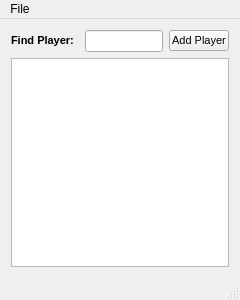
<?xml version="1.0" encoding="UTF-8"?>
<ui version="4.0">
 <class>MainWindow</class>
 <widget class="QMainWindow" name="MainWindow">
  <property name="geometry">
   <rect>
    <x>0</x>
    <y>0</y>
    <width>240</width>
    <height>300</height>
   </rect>
  </property>
  <property name="sizePolicy">
   <sizepolicy hsizetype="MinimumExpanding" vsizetype="MinimumExpanding">
    <horstretch>0</horstretch>
    <verstretch>0</verstretch>
   </sizepolicy>
  </property>
  <property name="minimumSize">
   <size>
    <width>240</width>
    <height>300</height>
   </size>
  </property>
  <property name="baseSize">
   <size>
    <width>240</width>
    <height>300</height>
   </size>
  </property>
  <property name="windowTitle">
   <string>FTP Notes</string>
  </property>
  <widget class="QWidget" name="centralWidget">
   <property name="enabled">
    <bool>true</bool>
   </property>
   <property name="sizePolicy">
    <sizepolicy hsizetype="MinimumExpanding" vsizetype="MinimumExpanding">
     <horstretch>0</horstretch>
     <verstretch>0</verstretch>
    </sizepolicy>
   </property>
   <layout class="QVBoxLayout" name="verticalLayout_2">
    <item>
     <layout class="QVBoxLayout" name="verticalLayout">
      <item>
       <layout class="QHBoxLayout" name="horizontalLayout">
        <item>
         <widget class="QLabel" name="label">
          <property name="sizePolicy">
           <sizepolicy hsizetype="Fixed" vsizetype="Fixed">
            <horstretch>0</horstretch>
            <verstretch>0</verstretch>
           </sizepolicy>
          </property>
          <property name="minimumSize">
           <size>
            <width>68</width>
            <height>0</height>
           </size>
          </property>
          <property name="maximumSize">
           <size>
            <width>68</width>
            <height>16777215</height>
           </size>
          </property>
          <property name="font">
           <font>
            <pointsize>8</pointsize>
            <weight>75</weight>
            <bold>true</bold>
           </font>
          </property>
          <property name="text">
           <string>Find Player: </string>
          </property>
         </widget>
        </item>
        <item>
         <widget class="QLineEdit" name="playerFilter">
          <property name="enabled">
           <bool>true</bool>
          </property>
          <property name="minimumSize">
           <size>
            <width>20</width>
            <height>0</height>
           </size>
          </property>
          <property name="maxLength">
           <number>50</number>
          </property>
         </widget>
        </item>
        <item>
         <widget class="QPushButton" name="addPlayerButton">
          <property name="enabled">
           <bool>true</bool>
          </property>
          <property name="minimumSize">
           <size>
            <width>60</width>
            <height>0</height>
           </size>
          </property>
          <property name="font">
           <font>
            <pointsize>8</pointsize>
            <weight>50</weight>
            <bold>false</bold>
           </font>
          </property>
          <property name="text">
           <string>Add Player</string>
          </property>
         </widget>
        </item>
       </layout>
      </item>
      <item>
       <widget class="QTableView" name="tableView">
        <property name="enabled">
         <bool>true</bool>
        </property>
        <property name="sizePolicy">
         <sizepolicy hsizetype="MinimumExpanding" vsizetype="MinimumExpanding">
          <horstretch>0</horstretch>
          <verstretch>0</verstretch>
         </sizepolicy>
        </property>
        <property name="font">
         <font>
          <pointsize>10</pointsize>
         </font>
        </property>
        <property name="horizontalScrollBarPolicy">
         <enum>Qt::ScrollBarAlwaysOff</enum>
        </property>
        <property name="editTriggers">
         <set>QAbstractItemView::NoEditTriggers</set>
        </property>
        <property name="alternatingRowColors">
         <bool>true</bool>
        </property>
        <property name="selectionMode">
         <enum>QAbstractItemView::SingleSelection</enum>
        </property>
        <property name="selectionBehavior">
         <enum>QAbstractItemView::SelectRows</enum>
        </property>
        <property name="iconSize">
         <size>
          <width>16</width>
          <height>16</height>
         </size>
        </property>
        <property name="showGrid">
         <bool>true</bool>
        </property>
        <property name="gridStyle">
         <enum>Qt::DashLine</enum>
        </property>
        <attribute name="horizontalHeaderCascadingSectionResizes">
         <bool>false</bool>
        </attribute>
        <attribute name="horizontalHeaderMinimumSectionSize">
         <number>16</number>
        </attribute>
        <attribute name="horizontalHeaderStretchLastSection">
         <bool>true</bool>
        </attribute>
        <attribute name="verticalHeaderVisible">
         <bool>false</bool>
        </attribute>
       </widget>
      </item>
     </layout>
    </item>
   </layout>
  </widget>
  <widget class="QMenuBar" name="menuBar">
   <widget class="QMenu" name="menuFile">
    <property name="title">
     <string>File</string>
    </property>
    <addaction name="actionOpen"/>
    <addaction name="actionQuit"/>
   </widget>
   <addaction name="menuFile"/>
  </widget>
  <widget class="QStatusBar" name="statusBar">
   <property name="sizePolicy">
    <sizepolicy hsizetype="MinimumExpanding" vsizetype="MinimumExpanding">
     <horstretch>0</horstretch>
     <verstretch>0</verstretch>
    </sizepolicy>
   </property>
   <property name="sizeGripEnabled">
    <bool>true</bool>
   </property>
  </widget>
  <action name="actionOpen">
   <property name="text">
    <string>Open</string>
   </property>
   <property name="shortcut">
    <string>Ctrl+O</string>
   </property>
  </action>
  <action name="actionQuit">
   <property name="text">
    <string>Quit</string>
   </property>
   <property name="shortcut">
    <string>Ctrl+Q</string>
   </property>
  </action>
 </widget>
 <layoutdefault spacing="6" margin="11"/>
 <resources/>
 <connections/>
</ui>
